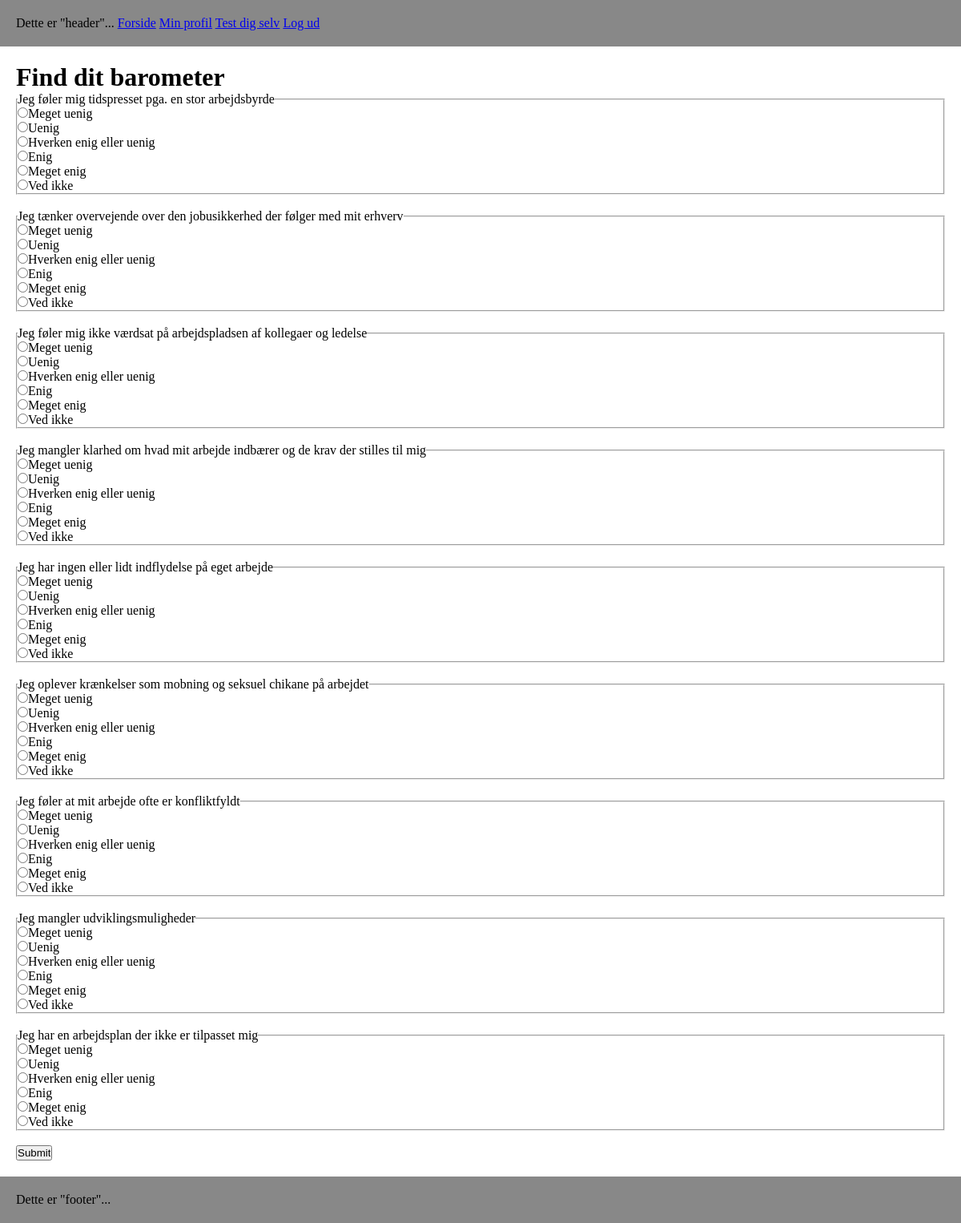
Screenshot of /quiz/takeQuiz/1 (signed in) with the database file from the repository.
### tables this page shows
CREATE TABLE `questions` (
  `id` int(9) NOT NULL,
  `quizzes_id` int(9) NOT NULL,
  `question` varchar(255) NOT NULL
);

### core/View.php (called while the page is built, shortened)
<?php
class View
{
    public function render($view)
    {
        require 'views/header.php';
        require "views/" . $view . ".php";
        require 'views/footer.php';
    }
}

### controllers/quiz.php (called while the page is built, shortened)
<?php
class Quiz extends Controller
{
    public function takeQuiz($id)
    {
        $this->view->takeQuiz = $this->model->takeQuiz($id);
        $this->view->render("quiz/takeQuiz");
    }
}

### index.php (called while the page is built, shortened)
<?php
require "core\Model.php";
require "core\View.php";
require "core\Controller.php";
$app = new Bootstrap();

### core/Model.php (called while the page is built)
<?php
class Model
{
    public function __construct()
    {
        $this->database = new Database();
    }
}

### models/quizModel.php (called while the page is built, shortened)
<?php
class QuizModel extends Model
{
    public function takeQuiz($id)
    {
        $dbh = $this->database->prepare("SELECT id, question FROM questions WHERE quizzes_id = :quizzes_id");
        $dbh->execute(array(
            ':quizzes_id' => $id
        ));
        $data = $dbh->fetchAll();
        return $data;
    }
}

### core/Controller.php (called while the page is built, shortened)
<?php
class Controller
{
    public function loadModel($file)
    {
        $path = "models/" . $file . "Model.php";
        if(file_exists($path)) {
            require "models/" . $file . "Model.php";
            $this->model = new $modelName();
        }
    }
}

### views/quiz/takeQuiz.php (the view)
<h1>Find dit barometer</h1>
<form action="<?php echo URL;?>quiz/saveResult/" method="post">
<?php
foreach($this->takeQuiz as $key => $value) {
    echo '<fieldset id="'.$value['id'].'">';
    echo '<legend>'.$value['question'].'</legend>';
    echo '<input type="radio" value="1" name="'.$value['id'].'">Meget uenig<br>';
    echo '<input type="radio" value="2" name="'.$value['id'].'">Uenig<br>';
    echo '<input type="radio" value="3" name="'.$value['id'].'">Hverken enig eller uenig<br>';
    echo '<input type="radio" value="4" name="'.$value['id'].'">Enig<br>';
    echo '<input type="radio" value="5" name="'.$value['id'].'">Meget enig<br>';
    echo '<input type="radio" value="0" name="'.$value['id'].'">Ved ikke<br>';
    echo '</fieldset>';
    echo '<br>';
}
?>
<input type="submit">
</form>

### public/css/styles.css (style rules this page uses)
* { margin: 0; padding: 0; }

### rows the page displays
questions: question "Jeg føler mig tidspresset pga. en stor arbejdsbyrde"
questions: question "Jeg tænker overvejende over den jobusikkerhed der følger med mit erhverv"
questions: question "Jeg føler mig ikke værdsat på arbejdspladsen af kollegaer og ledelse"
questions: question "Jeg mangler klarhed om hvad mit arbejde indbærer og de krav der stilles til mig"
questions: question "Jeg har ingen eller lidt indflydelse på eget arbejde"
questions: question "Jeg oplever krænkelser som mobning og seksuel chikane på arbejdet"
questions: question "Jeg føler at mit arbejde ofte er konfliktfyldt"
questions: question "Jeg mangler udviklingsmuligheder"
questions: question "Jeg har en arbejdsplan der ikke er tilpasset mig"
